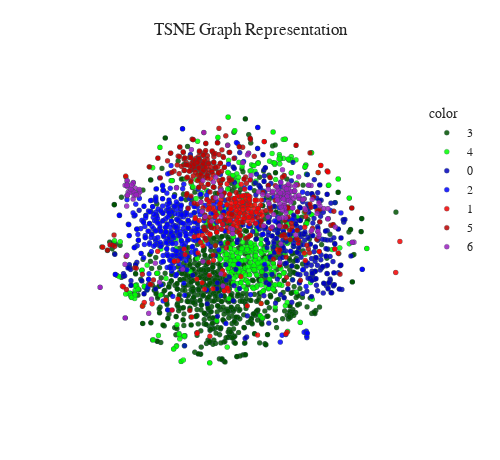

Here is the notebook cell this chart was saved with:
### Code cell
tsne_representation(x = data.x, y = data.y, title = "TSNE Graph Representation")

### Figure 1 — Plotly figure (JSON) as saved in the notebook; plotly's stock layout.template omitted (floating-point values rounded to 4 significant figures; data arrays with more than 128 entries replaced by an {"elided": "..."} marker saying what was removed)
{"data": [{"hovertemplate": "color=3<br>x=%{x}<br>y=%{y}<extra></extra>", "legendgroup": "3", "marker": {"color": "#005200", "line": {"color": "DarkSlateGrey", "width": 0.3}, "opacity": 0.85, "size": 5, "symbol": "circle"}, "mode": "markers", "name": "3", "showlegend": true, "type": "scattergl", "x": {"elided": "818 float values"}, "xaxis": "x", "y": {"elided": "818 float values"}, "yaxis": "y"}, {"hovertemplate": "color=4<br>x=%{x}<br>y=%{y}<extra></extra>", "legendgroup": "4", "marker": {"color": "#00FF00", "line": {"color": "DarkSlateGrey", "width": 0.3}, "opacity": 0.85, "size": 5, "symbol": "circle"}, "mode": "markers", "name": "4", "showlegend": true, "type": "scattergl", "x": {"elided": "426 float values"}, "xaxis": "x", "y": {"elided": "426 float values"}, "yaxis": "y"}, {"hovertemplate": "color=0<br>x=%{x}<br>y=%{y}<extra></extra>", "legendgroup": "0", "marker": {"color": "#0000BD", "line": {"color": "DarkSlateGrey", "width": 0.3}, "opacity": 0.85, "size": 5, "symbol": "circle"}, "mode": "markers", "name": "0", "showlegend": true, "type": "scattergl", "x": {"elided": "351 float values"}, "xaxis": "x", "y": {"elided": "351 float values"}, "yaxis": "y"}, {"hovertemplate": "color=2<br>x=%{x}<br>y=%{y}<extra></extra>", "legendgroup": "2", "marker": {"color": "#0000FF", "line": {"color": "DarkSlateGrey", "width": 0.3}, "opacity": 0.85, "size": 5, "symbol": "circle"}, "mode": "markers", "name": "2", "showlegend": true, "type": "scattergl", "x": {"elided": "418 float values"}, "xaxis": "x", "y": {"elided": "418 float values"}, "yaxis": "y"}, {"hovertemplate": "color=1<br>x=%{x}<br>y=%{y}<extra></extra>", "legendgroup": "1", "marker": {"color": "#F20000", "line": {"color": "DarkSlateGrey", "width": 0.3}, "opacity": 0.85, "size": 5, "symbol": "circle"}, "mode": "markers", "name": "1", "showlegend": true, "type": "scattergl", "x": {"elided": "217 float values"}, "xaxis": "x", "y": {"elided": "217 float values"}, "yaxis": "y"}, {"hovertemplate": "color=5<br>x=%{x}<br>y=%{y}<extra></extra>", "legendgroup": "5", "marker": {"color": "#BD0000", "line": {"color": "DarkSlateGrey", "width": 0.3}, "opacity": 0.85, "size": 5, "symbol": "circle"}, "mode": "markers", "name": "5", "showlegend": true, "type": "scattergl", "x": {"elided": "298 float values"}, "xaxis": "x", "y": {"elided": "298 float values"}, "yaxis": "y"}, {"hovertemplate": "color=6<br>x=%{x}<br>y=%{y}<extra></extra>", "legendgroup": "6", "marker": {"color": "#9C1FBF", "line": {"color": "DarkSlateGrey", "width": 0.3}, "opacity": 0.85, "size": 5, "symbol": "circle"}, "mode": "markers", "name": "6", "showlegend": true, "type": "scattergl", "x": {"elided": "180 float values"}, "xaxis": "x", "y": {"elided": "180 float values"}, "yaxis": "y"}], "layout": {"font": {"family": "Times New Roman"}, "height": 460, "legend": {"title": {"text": "color"}, "tracegroupgap": 0}, "title": {"text": "TSNE Graph Representation", "x": 0.5, "xanchor": "center", "y": 0.95, "yanchor": "top"}, "width": 500, "xaxis": {"anchor": "y", "domain": [0, 1], "title": {"text": ""}, "visible": false}, "yaxis": {"anchor": "x", "domain": [0, 1], "title": {"text": ""}, "visible": false}}}
